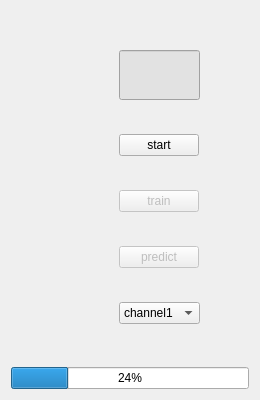
      <widget class="QWidget" name="tab_2">
       <attribute name="title">
        <string>Mode-2</string>
       </attribute>
       <layout class="QGridLayout" name="gridLayout_7">
        <item row="0" column="0">
         <layout class="QVBoxLayout" name="wholeLayout_5" stretch="3,0,0">
          <item>
           <layout class="QHBoxLayout" name="predictLayout_4" stretch="0">
            <property name="rightMargin">
             <number>10</number>
            </property>
            <item>
             <widget class="QWidget" name="imageWidget_5" native="true">
              <layout class="QHBoxLayout" name="horizontalLayout_13">
               <property name="leftMargin">
                <number>10</number>
               </property>
               <property name="topMargin">
                <number>5</number>
               </property>
               <property name="rightMargin">
                <number>10</number>
               </property>
               <property name="bottomMargin">
                <number>5</number>
               </property>
               <item>
                <widget class="QLabel" name="wrist_motion">
                 <property name="maximumSize">
                  <size>
                   <width>350</width>
                   <height>450</height>
                  </size>
                 </property>
                 <property name="text">
                  <string/>
                 </property>
                 <property name="pixmap">
                  <pixmap>Resources/WristRotation.gif</pixmap>
                 </property>
                 <property name="scaledContents">
                  <bool>true</bool>
                 </property>
                </widget>
               </item>
               <item>
                <layout class="QVBoxLayout" name="imageLayout_5" stretch="0">
                 <property name="sizeConstraint">
                  <enum>QLayout::SetFixedSize</enum>
                 </property>
                 <item>
                  <layout class="QHBoxLayout" name="motion_image_mode2">
                   <property name="spacing">
                    <number>6</number>
                   </property>
                  </layout>
                 </item>
                </layout>
               </item>
              </layout>
             </widget>
            </item>
           </layout>
          </item>
          <item>
           <widget class="QWidget" name="widget" native="true">
            <property name="minimumSize">
             <size>
              <width>0</width>
              <height>300</height>
             </size>
            </property>
            <property name="maximumSize">
             <size>
              <width>16777215</width>
              <height>500</height>
             </size>
            </property>
            <layout class="QHBoxLayout" name="signalLayout_4" stretch="5,1">
             <property name="leftMargin">
              <number>1</number>
             </property>
             <item>
              <widget class="QCustomPlot" name="customPlot_mode2" native="true">
               <property name="sizePolicy">
                <sizepolicy hsizetype="Expanding" vsizetype="Expanding">
                 <horstretch>0</horstretch>
                 <verstretch>0</verstretch>
                </sizepolicy>
               </property>
              </widget>
             </item>
             <item>
              <layout class="QVBoxLayout" name="keyLayout_4">
               <property name="leftMargin">
                <number>40</number>
               </property>
               <property name="rightMargin">
                <number>40</number>
               </property>
               <item>
                <widget class="QLineEdit" name="remind_mode2">
                 <property name="sizePolicy">
                  <sizepolicy hsizetype="Expanding" vsizetype="Expanding">
                   <horstretch>0</horstretch>
                   <verstretch>0</verstretch>
                  </sizepolicy>
                 </property>
                 <property name="minimumSize">
                  <size>
                   <width>70</width>
                   <height>50</height>
                  </size>
                 </property>
                 <property name="font">
                  <font>
                   <family>Times New Roman</family>
                   <pointsize>12</pointsize>
                   <weight>75</weight>
                   <italic>false</italic>
                   <bold>true</bold>
                  </font>
                 </property>
                 <property name="styleSheet">
                  <string notr="true">color: rgb(255, 0, 0);
background-color: rgb(226, 226, 226);</string>
                 </property>
                 <property name="text">
                  <string/>
                 </property>
                 <property name="alignment">
                  <set>Qt::AlignCenter</set>
                 </property>
                </widget>
               </item>
               <item>
                <spacer name="verticalSpacer_14">
                 <property name="orientation">
                  <enum>Qt::Vertical</enum>
                 </property>
                 <property name="sizeHint" stdset="0">
                  <size>
                   <width>20</width>
                   <height>28</height>
                  </size>
                 </property>
                </spacer>
               </item>
               <item>
                <widget class="QPushButton" name="mode2_start">
                 <property name="sizePolicy">
                  <sizepolicy hsizetype="Fixed" vsizetype="Fixed">
                   <horstretch>0</horstretch>
                   <verstretch>0</verstretch>
                  </sizepolicy>
                 </property>
                 <property name="text">
                  <string>start</string>
                 </property>
                </widget>
               </item>
               <item>
                <spacer name="verticalSpacer_15">
                 <property name="orientation">
                  <enum>Qt::Vertical</enum>
                 </property>
                 <property name="sizeHint" stdset="0">
                  <size>
                   <width>20</width>
                   <height>28</height>
                  </size>
                 </property>
                </spacer>
               </item>
               <item>
                <widget class="QPushButton" name="mode2_train">
                 <property name="enabled">
                  <bool>false</bool>
                 </property>
                 <property name="sizePolicy">
                  <sizepolicy hsizetype="Fixed" vsizetype="Fixed">
                   <horstretch>0</horstretch>
                   <verstretch>0</verstretch>
                  </sizepolicy>
                 </property>
                 <property name="text">
                  <string>train</string>
                 </property>
                </widget>
               </item>
               <item>
                <spacer name="verticalSpacer_16">
                 <property name="orientation">
                  <enum>Qt::Vertical</enum>
                 </property>
                 <property name="sizeHint" stdset="0">
                  <size>
                   <width>20</width>
                   <height>28</height>
                  </size>
                 </property>
                </spacer>
               </item>
               <item>
                <widget class="QPushButton" name="mode2_predict">
                 <property name="enabled">
                  <bool>false</bool>
                 </property>
                 <property name="sizePolicy">
                  <sizepolicy hsizetype="Fixed" vsizetype="Fixed">
                   <horstretch>0</horstretch>
                   <verstretch>0</verstretch>
                  </sizepolicy>
                 </property>
                 <property name="layoutDirection">
                  <enum>Qt::LeftToRight</enum>
                 </property>
                 <property name="text">
                  <string>predict</string>
                 </property>
                </widget>
               </item>
               <item>
                <spacer name="verticalSpacer_17">
                 <property name="orientation">
                  <enum>Qt::Vertical</enum>
                 </property>
                 <property name="sizeHint" stdset="0">
                  <size>
                   <width>20</width>
                   <height>28</height>
                  </size>
                 </property>
                </spacer>
               </item>
               <item>
                <widget class="QComboBox" name="channelBox_4">
                 <property name="enabled">
                  <bool>true</bool>
                 </property>
                 <property name="sizePolicy">
                  <sizepolicy hsizetype="Fixed" vsizetype="Fixed">
                   <horstretch>0</horstretch>
                   <verstretch>0</verstretch>
                  </sizepolicy>
                 </property>
                 <property name="layoutDirection">
                  <enum>Qt::LeftToRight</enum>
                 </property>
                 <property name="currentText">
                  <string>channel1</string>
                 </property>
                 <property name="sizeAdjustPolicy">
                  <enum>QComboBox::AdjustToContents</enum>
                 </property>
                 <item>
                  <property name="text">
                   <string>channel1</string>
                  </property>
                 </item>
                 <item>
                  <property name="text">
                   <string>channel2</string>
                  </property>
                 </item>
                 <item>
                  <property name="text">
                   <string>channel3</string>
                  </property>
                 </item>
                 <item>
                  <property name="text">
                   <string>channel4</string>
                  </property>
                 </item>
                 <item>
                  <property name="text">
                   <string>channel5</string>
                  </property>
                 </item>
                 <item>
                  <property name="text">
                   <string>channel6</string>
                  </property>
                 </item>
                 <item>
                  <property name="text">
                   <string>channel7</string>
                  </property>
                 </item>
                 <item>
                  <property name="text">
                   <string>channel8</string>
                  </property>
                 </item>
                </widget>
               </item>
               <item>
                <spacer name="verticalSpacer_18">
                 <property name="orientation">
                  <enum>Qt::Vertical</enum>
                 </property>
                 <property name="sizeHint" stdset="0">
                  <size>
                   <width>20</width>
                   <height>28</height>
                  </size>
                 </property>
                </spacer>
               </item>
              </layout>
             </item>
            </layout>
           </widget>
          </item>
          <item>
           <widget class="QProgressBar" name="train_progressBar_mode2">
            <property name="value">
             <number>24</number>
            </property>
           </widget>
          </item>
         </layout>
        </item>
       </layout>
      </widget>
